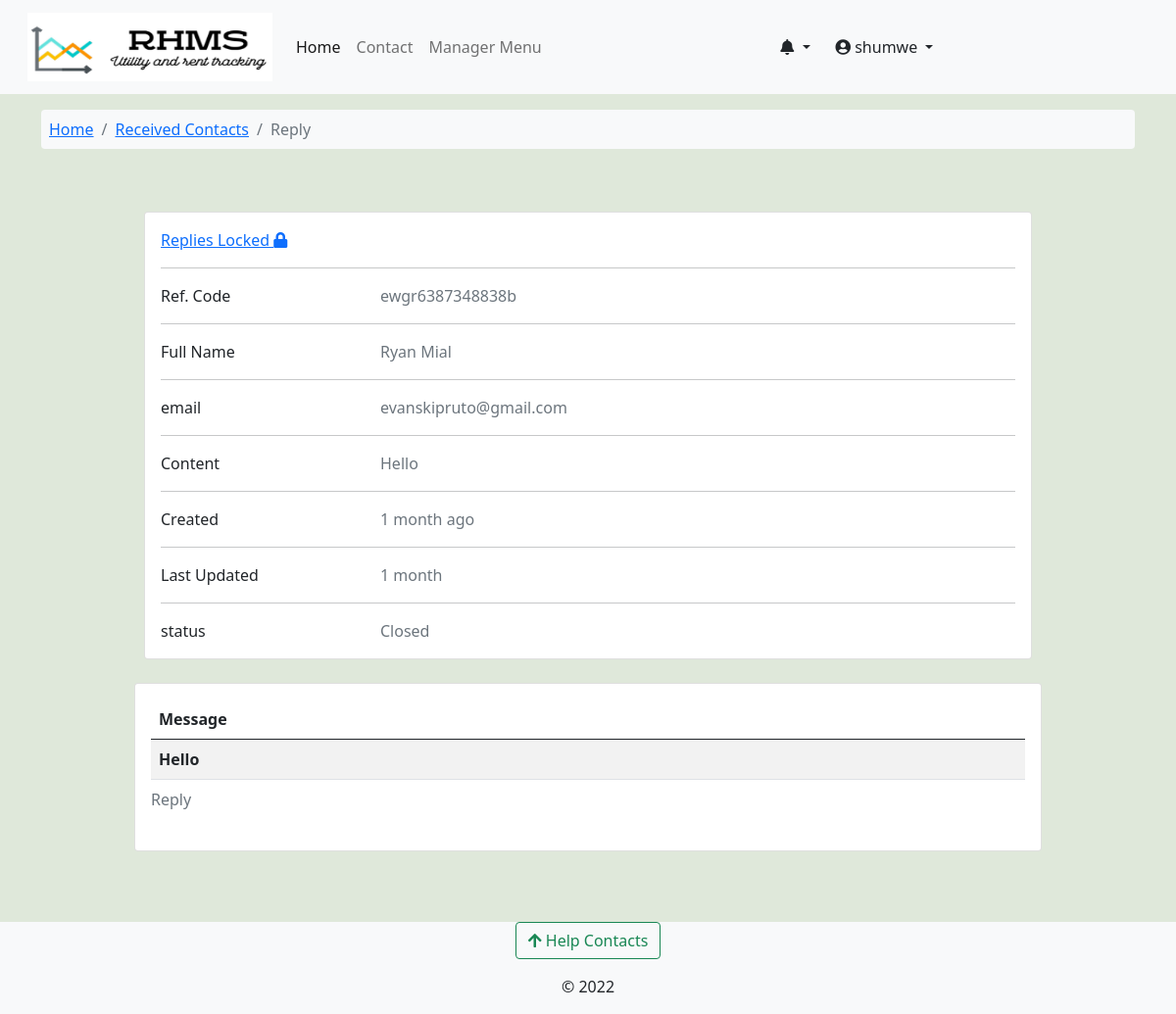
The app's page /core/contact_reply/ewgr6387348838b/ (signed in) with its own data.
### accounts/models.py (models this page shows, shortened)
class User(AbstractUser):
    avatar = models.ImageField(upload_to=get_avatar_path, default='no-avatar.png')
    is_verified = models.BooleanField(default=False)
    is_tenant = models.BooleanField(default=False)
    is_manager = models.BooleanField(default=False)

### core/models.py (models this page shows, shortened)
class Contact(models.Model):
    ref_code = models.CharField(max_length=15, unique=True, blank=True, null=True)
    full_name = models.CharField(max_length=50)
    email = models.EmailField(max_length=50)
    subject = models.CharField(max_length=100)
    message = models.TextField()
    status = models.CharField(choices=[('open','Open'),('closed','Closed')],max_length=10,default='open')
    created = models.DateTimeField(default=datetime.datetime.now)
    updated = models.DateTimeField(auto_now=True)
    class Meta:
        verbose_name_plural = 'Received Contact'

class ContactReply(models.Model):
    parent = models.ForeignKey(Contact, on_delete=models.CASCADE)
    message = models.TextField()
    created = models.DateTimeField(auto_now_add=True)
    updated = models.DateTimeField(auto_now=True)

### core/views.py (the view)
# urls.py: path('contact_reply/<slug:ref_code>/', views.contact_reply,name='contact_reply'),
@login_required
def contact_reply(request,ref_code):
    contact = Contact.objects.get(ref_code=ref_code)
    replies = ContactReply.objects.filter(parent=contact)
    if request.method == 'POST':
        reply_form = ContactReplyForm(request.POST)
        if reply_form.is_valid():
            reply_form.instance.parent = contact
            reply_form.save()
            contact.status = 'closed'
            contact.save(update_fields=['status',])
            messages.success(request,'reply sent')
            get_message = reply_form.instance
            replied_by = request.user
            manager = Managers.objects.get(associated_account=replied_by)
            subject = 'RESPONSE TO YOUR CONTACT ON: {0}'.format(SimpleLazyObject(lambda: get_current_site(request)))
            html_content = 'core/mail/contact_reply.html'
            html_message = render_to_string(html_content, {'my_contact':get_message,'manager':manager})
            from_email = DEFAULT_FROM_EMAIL
            to_email = contact.email
            message = EmailMessage(subject, html_message, from_email, [to_email])
            message.content_subtype = 'html'
            message.send()
            messages.info(request, 'Locking contact')
            return redirect('core:contact_reply',ref_code=contact.ref_code)
    else:
        reply_form = ContactReplyForm(request.POST)
    context = {'r_contact':contact,'reply_form':reply_form,'replies':replies}
    return render(request, 'core/contact_reply.html', context)

### accounts/context_processors.py (called while the page is built)
def get_notifications(request):
    user = request.user
    if user.is_authenticated:
        notifications = UserNotifications.objects.filter(
            user_id=user).order_by('-created')[:7]
        return dict(notifications=notifications)
    else:
        return {'false': False}

### complaints/context_processors.py (called while the page is built)
def get_contacts(request):
    user = request.user
    if user.is_authenticated:
        if user.is_tenant:
            tenant = Tenants.objects.get(associated_account=user)
            building = Building.objects.get(id=tenant.rented_unit.building_id)
            contacts = HelpContacts.objects.filter(associated_building=building)
            return dict(contacts=contacts)
        elif user.is_manager:
            contacts = HelpContacts.objects.all()
            return dict(contacts=contacts)
        else:
            contacts = HelpContacts.objects.filter(make_publicly_available=True)
            return dict(contacts=contacts)
    else:
        contacts = HelpContacts.objects.filter(make_publicly_available=True)
        return dict(contacts=contacts)

### rental_property/context_processors.py (called while the page is built)
def my_managed_buildings(request):
    user_instance = request.user
    if user_instance.is_authenticated:
        manager_instance = Managers.objects.filter(associated_account=user_instance)[:1]
        managed_buildings = Building.objects.filter(manager=manager_instance)
        return dict(managed_buildings=managed_buildings)
    else:
        return {'False': False,}

### core/templates/core/contact_reply.html (shortened to what this page needs)
{% extends "base.html" %}
{% load crispy_forms_tags %}
{% load humanize %}
{% block content %}
<nav class="container mt-3">
    <ol class="breadcrumb bg-light p-2 rounded-2">
        <li class="breadcrumb-item "><a href="{% url 'operational-buildings' %}">Home</a></li>
        <li class="breadcrumb-item"><a href="{% url 'core:view_contacts' %}"> Received Contacts </a></li>
        <li class="breadcrumb-item active">Reply</li>
    </ol>
  </nav>
  <section class="container mt-5 mb-5">
    <div class="row justify-content-center">
            <div class="row d-flex justify-content-center">
              <div class="col-md-10">
                      <div class="card mb-4">
                        <div class="card-body">
                              <div class="row">
                                <div class="col-sm-6">
                                  <p class="mb-0">
                                    {% if r_contact.status == 'closed' %}
                                        <a type="button" class="underline">Replies Locked <em class="fa fa-lock"></em></a></p>
                                    {% else %}
                                      <a type="button" class="underline" data-bs-toggle="modal" data-bs-target="#replyModalBackdrop">Reply</a></p>
                                    {% endif %}
                                </div>
                              </div>
                              <hr>
                          <div class="row">
                            <div class="col-sm-3">
                              <p class="mb-0">Ref. Code</p>
                            </div>
                            <div class="col-sm-9">
                              <p class="text-muted mb-0">{{r_contact.ref_code}}</p>
                            </div>
                          </div>
                          <hr>
                          <div class="row">
                            <div class="col-sm-3">
                              <p class="mb-0">Full Name</p>
                            </div>
                            <div class="col-sm-9">
                              <p class="text-muted mb-0">{{r_contact.full_name}}</p>
                            </div>
                          </div>
                          <hr>
                          <div class="row">
                            <div class="col-sm-3">
                              <p class="mb-0">email</p>
                            </div>
                            <div class="col-sm-9">
                              <p class="text-muted mb-0">{{r_contact.email}}</p>
                            </div>
                          </div>
                          <hr>
                          <div class="row">
                            <div class="col-sm-3">
                              <p class="mb-0">Content</p>
                            </div>
                            <div class="col-sm-9">
                              <p class="text-muted mb-0">{{r_contact.message|safe}}</p>
                            </div>
                          </div>
                          <hr>
                          <div class="row">
                            <div class="col-sm-3">
                              <p class="mb-0">Created</p>
                            </div>
                            <div class="col-sm-9">
                              <p class="text-muted mb-0">{{r_contact.created|naturaltime}}</p>
                            </div>
                          </div>
                          {% if r_contact.updated %}
                          <hr>
                          <div class="row">
                            <div class="col-sm-3">
                              Last Updated
                            </div>
                            <div class="col-sm-9">
                              <p class="text-muted mb-0">{{r_contact.updated|timesince}}</p>
                            </div>
                          </div>
                          {% endif %}
                          <hr>
                          <div class="row">
                            <div class="col-sm-3">
                              <p class="mb-0">status</p>
                            </div>
                            <div class="col-sm-9">
                              <p class="text-muted mb-0">{{r_contact.get_status_display}}</p>
                            </div>
                        </div>
                      </div>
                </div>
              </div>
            </div>
            <div class="col-sm-11 col-md-10 mb-4">
                <div class="row">
                  <div class=" col-sm-12">
                      <div class="card card-body">
                          <div class="table-responsive">
                        <table class="table table-striped table-hover">
                          <caption>Reply</caption>
                            <thead>
                              <tr>
                                <th scope="col"> Message </th>
                              </tr>
                            </thead>
                            <tbody id='ourTable'>
                        {% for reply in replies %}
                        <tr>
                          <th scope="row"> {{reply.message}} </th>
                        </tr>
                        {% endfor %}
                          </tbody>
                          </table>
                        </div>
                    </div>
                </div>
            </section>
{% endblock %}

### templates/base.html (shortened to what this page needs)
<!doctype html>
<html lang="en">
  {% load static %}
  {% load i18n %}
  <head>
    {% load pwa %}
    <link href="https://cdn.jsdelivr.net/npm/bootstrap@5.0.2/dist/css/bootstrap.min.css" rel="stylesheet">
    <link type="text/css" href="{% static 'css/main.css' %}" rel="stylesheet">
    <link rel="stylesheet" href="https://cdnjs.cloudflare.com/ajax/libs/font-awesome/4.7.0/css/font-awesome.min.css">
    <link rel="stylesheet" href="https://pro.fontawesome.com/releases/v5.11.2/css/all.css">
  </head>
  <body class="d-flex flex-column min-vh-100" style="background-color: #dfe8da;">
    <nav class="navbar navbar-expand-lg navbar-light bg-light" aria-label="main-nav">
        <div class="container-fluid">
          <a class="navbar-brand align" href="{% url 'operational-buildings' %}">
                <div class="d-flex">
                    <div class="ms-3 d-flex flex-column">
                      <img src="{% static 'img/rhms_logo2.png' %}" alt="logo" width="250" height="70"/>
                    </div>
                </div>
            </a>
            <div class="collapse navbar-collapse" id="mynav">
                <ul class="navbar-nav mb-lg-0">
                    <li class="nav-item"> <a class="nav-link active" aria-current="page" href="{% url 'operational-buildings' %}">Home</a> </li>
                    <li class="nav-item"> <a class="nav-link" aria-current="page" href="{% url 'core:contact' %}">Contact</a> </li>
                    {% if user.is_manager %}
                    <li class="nav-item"> <a class="nav-link" data-bs-toggle="offcanvas" href="#hrmsCanvas" role="button" aria-controls="hrmsCanvas">Manager Menu</a> </li>
                    {% endif %}
                </ul>
                </div>
                {% if request.user.is_authenticated %}
                <div class="collapse navbar-collapse" id="mynav">
                  <div class="dropdown">
                    <a href="#" class="btn dropdown-toggle" type="button" id="messagesDrop" data-bs-toggle="dropdown" aria-haspopup="true" aria-expanded="false">
                      <em class="fas fa-bell"></em>
                    </a>
                      {% load humanize %}
                  </div>
                <div class="collapse navbar-collapse" id="mynav">
                  <div class="dropdown">
                    <a href="#" class="btn dropdown-toggle" type="button" id="dropdownMenuButton" data-bs-toggle="dropdown" aria-haspopup="true" aria-expanded="false">
                      <em class="fas fa-user-circle"></em> {{ request.user.username }}
                    </a>
                  </div>
                </div>
                {% endif %}
            </div>
    </nav>
    {% block content %}	{% endblock content%}
    <footer class="mt-auto bg-light">
      <div class="mb-3 text-center">
      <button class="btn btn-outline-success" type="button" data-bs-toggle="offcanvas" data-bs-target="#contactsOffcanvas" aria-controls="contactsOffcanvas"><em class="fas fa-arrow-upfas fa-arrow-up"></em> Help Contacts</button>
      </div>
      <div>
        <p class="text-center ">&copy; 2022</p>
  </footer>
  </body>
</html>

### staticfiles/css/main.css (style rules this page uses)
:root { --header-height: 3rem; --nav-width: 68px; --first-color-light: #AFA5D9; --white-color: #F7F6FB; --body-font: 'Nunito', sans-serif; --normal-font-size: 1rem; --z-fixed: 100 }

### records on screen
User: user.username "shumwe"
Contact: ref_code "ewgr6387348838b", full_name "Ryan Mial", email "evanskipruto@gmail.com", message "Hello", created "1 month ago", updated "1 month", status "Closed"
ContactReply: message "Hello"
